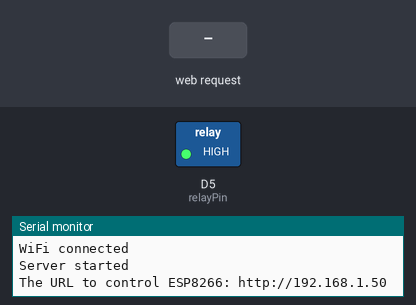
Bench run of a sketch on a simulated ESP8266 (NodeMCU). On the bench: switched loads named in the sketch (green lamp = pin HIGH), the last lines printed to the serial monitor. The test bench sets the inputs (shaded band). WiFi joins after 1.5 s; servers stay silent unless stated.

Above: at 11.2 s.
11.3 s: HTTP request GET /RELAYOFF received
At 11.9 s:
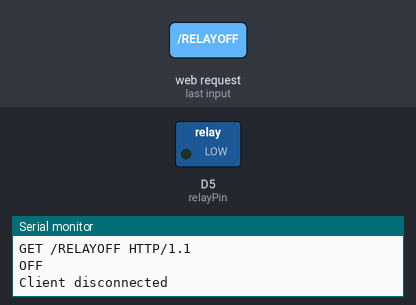
12.8 s: HTTP request GET /RELAYON received
At 14.2 s:
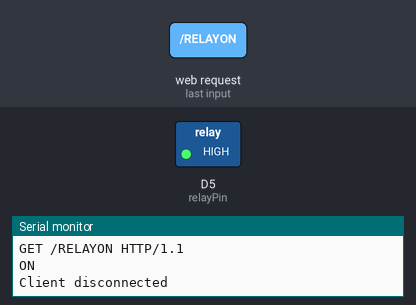
Timing chart, 0 to 15.8 s (numbered marks = the images above; inputs shaded):
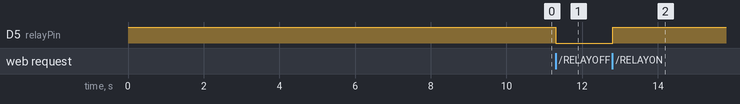

Measured:
- after the input at 11.3 s, D5 (relayPin): HIGH → LOW at once
- after the input at 12.8 s, D5 (relayPin): LOW → HIGH at once

The sketch:

ESP_8226_Final.ino
```cpp
#include <ESP8266WiFi.h>

const char* ssid = "";//type your ssid
const char* password = "";//type your password

const int relayPin = D5; // GPIO5 of ESP8266
WiFiServer ESPserver(80);//Service Port

void setup()
{
Serial.begin(115200);
pinMode(relayPin, OUTPUT);
digitalWrite(relayPin, HIGH);

Serial.println();
Serial.println();
Serial.print("Connecting to: ");
Serial.println(ssid);

WiFi.begin(ssid, password);
delay(5000);

/*
 The following four line of the
 code will assign a Static IP Address to
 the ESP Module. If you do not want this,
 comment out the following four lines.
 */

IPAddress ip(192,168,1,254);
IPAddress gateway(192,168,1,1);
IPAddress subnet(255,255,255,0);
WiFi.config(ip, gateway, subnet);
delay(5000);

while (WiFi.status() != WL_CONNECTED)
{
delay(100);
Serial.print("*");
}
Serial.println("");
Serial.println("WiFi connected");

// Start the server
ESPserver.begin();
Serial.println("Server started");

// Print the IP address
Serial.print("The URL to control ESP8266: ");
Serial.print("http://");
Serial.print(WiFi.localIP());
}

void loop()
{
// Check if a client has connected
WiFiClient client = ESPserver.available();
if (!client)
{
return;
}

// Wait until the client sends some data
Serial.println("New Client");
while(!client.available())
{
delay(1);
}

// Read the first line of the request
String request = client.readStringUntil('\r');
Serial.println(request);
client.flush();

// Match the request

int value = LOW;
if (request.indexOf("/RELAYON") != -1)
{
Serial.println("ON");
digitalWrite(relayPin, HIGH);
value = HIGH;
}
if (request.indexOf("/RELAYOFF") != -1)
{
Serial.println("OFF");
digitalWrite(relayPin, LOW);
value = LOW;
}

// Return the response
client.println("HTTP/1.1 200 OK");
client.println("Content-Type: text/html");
client.println(""); //  IMPORTANT
client.println("<!DOCTYPE HTML>");
client.println("<html>");

client.print("Status of the LED: ");

if(value == LOW)
{
client.print("ON");
}
else
{
client.print("OFF");
}

delay(1);
//client.stop();
Serial.println("Client disconnected");
Serial.println("");
}
```
